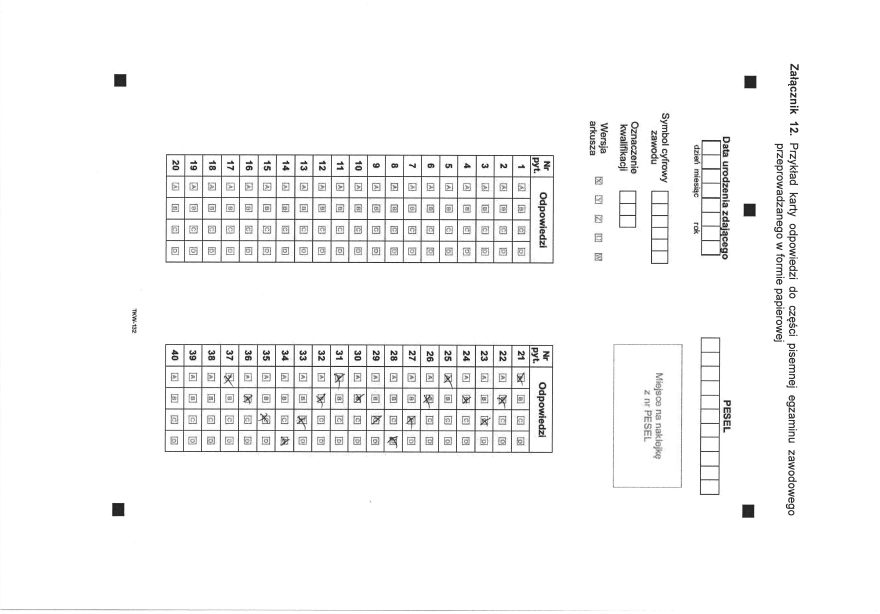
#> input picture backend/exams/image--000.jpg, 3520 x 2456 px (shown at 1/4 size)
$ python -i extractor.py   (imports and definitions only)
#> lines starting #> are read from the running program, lines starting #| are printed output that depends on the picture; after the words box and inside, x2 and y2 are one past the last pixel; in counts of white or black regions, pixels touching at a corner belong together
import typing as tp
from random import choice
from collections import defaultdict

import numpy as np
import cv2
from typing import List, Tuple

import matplotlib
# [1 line not run here, left out]
from matplotlib import pyplot as plt

from matplotlib.patches import Rectangle
import matplotlib.colors as mcolors


class Extractor:
    def __init__(self, img: np.ndarray):
        self._img_copy = img.copy()

    def process(self, *args, **kwargs):
        return self._img_copy

    # Preprocessing
    # [14 lines left out: functions to_grayscale, to_binary, to_portrait, not called in this run]

    def remove_borders(self, width: int):
        self._img_copy = self._img_copy[width: -width, width: -width]
        return self

    # [9 lines left out: functions erode, recover, not called in this run]

    def split_vertically(self, number_of_columns: int):
        width_chunk = int(self._img_copy.shape[1] / number_of_columns)
        return [self._img_copy[:, width_chunk * i: width_chunk * (i + 1)] for i in range(number_of_columns)]

    # Computer vision
    def detect_and_remove_lines(self):
        exc = Extractor(cv2.threshold(self._img_copy, 0, 255, cv2.THRESH_BINARY_INV + cv2.THRESH_OTSU)[1])
        lines = exc.detect_lines((25, 1)) + exc.detect_lines((1, 25))
        self.__remove_lines(lines)
        return self

    def __remove_lines(self, lines: tp.List[np.ndarray], color=255, width: int = 2):
        for line in lines:
            x1 = min(line, key=lambda x: x[0])[0] - width
            y1 = min(line, key=lambda x: x[1])[1] - width
            x2 = max(line, key=lambda x: x[0])[0] + width
            y2 = max(line, key=lambda x: x[1])[1] + width
            cv2.rectangle(self._img_copy, (x1, y1), (x2, y2), color, -1)
        return self

    # [49 lines left out: functions detect_rectangles, detect_contours, __group_by_size, calculate_rectangle, not called in this run]

    def detect_lines(self, kernel_size: Tuple[int, int]):
        kernel = cv2.getStructuringElement(cv2.MORPH_RECT, kernel_size)
        detect = cv2.morphologyEx(self._img_copy, cv2.MORPH_OPEN, kernel, iterations=2)
        contours = cv2.findContours(detect, cv2.RETR_EXTERNAL, cv2.CHAIN_APPROX_SIMPLE)
        contours: np.ndarray = contours[0] if len(contours) == 2 else contours[1]
        lines = []
        for contour in contours:
            contour = contour.reshape((contour.shape[0], 2))
            if kernel_size[0] > kernel_size[1]:  # Detect horizontal lines
                y_mean = int(contour.mean(axis=0)[1])
                lines.append(
                    np.array(
                        [[contour.min(axis=0)[0], y_mean], [contour.max(axis=0)[0], y_mean]]
                    )
                )
            else:  # Detect vertical lines
                x_mean = int(contour.mean(axis=0)[0])
                lines.append(
                    np.array(
                        [[x_mean, contour.min(axis=0)[1]], [x_mean, contour.max(axis=0)[1]]]
                    )
                )
        return lines

    # Visualization
    # [11 lines left out: function vis, not called in this run]

>>> import cv2
>>> picture = cv2.imread('../../../backend/exams/image--000.jpg', cv2.IMREAD_GRAYSCALE)
#> picture is the input picture: shape (2456, 3520); min 10, max 255, mean 247
>>> result = Extractor(picture).detect_and_remove_lines()
#> in __init__ (call 2), `self._img_copy = img.copy()`:
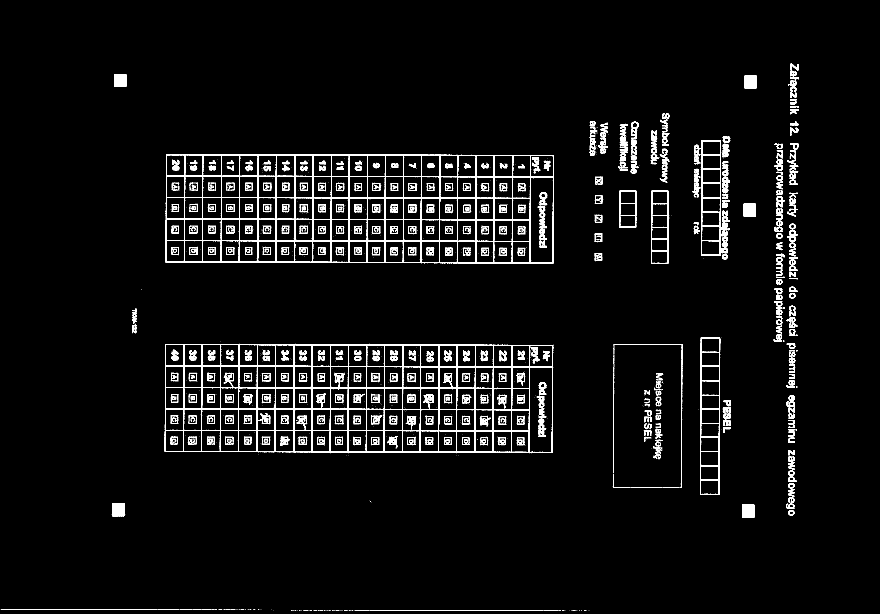
#> self._img_copy: shape (2456, 3520) (shown at 1/4 size); 3.6% white; 3387 white regions (2547 under 20 px), largest, box (x1, y1, x2, y2) and area: (659, 1376, 2213, 1811) 63741, (662, 617, 2216, 1054) 62425, (2804, 560, 2919, 1023) 7445
#> in detect_lines, `detect = cv2.morphologyEx(self._img_copy, cv2.MORPH_OPEN, kernel, iter..`:
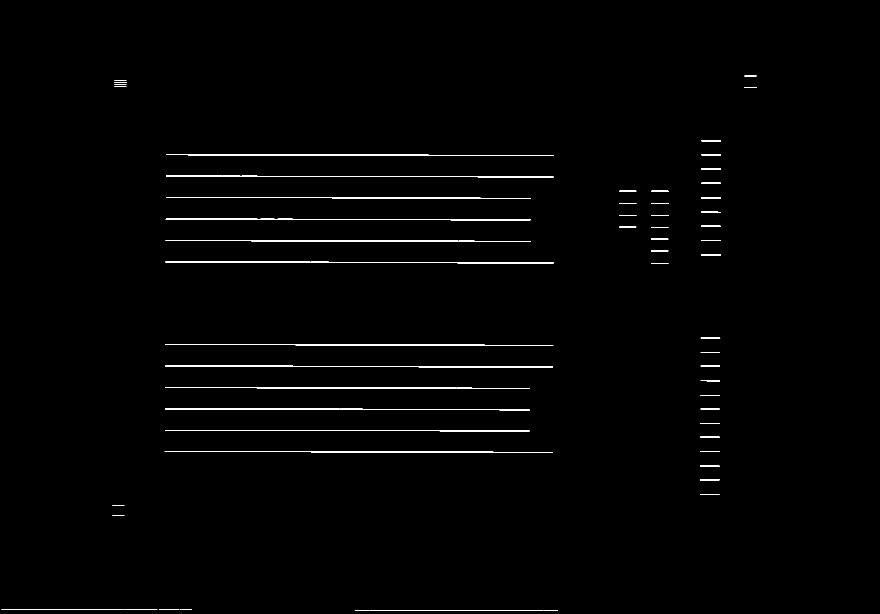
#> detect: shape (2456, 3520) (shown at 1/4 size); 0.76% white; 60 white regions
#> in detect_lines, `contours = cv2.findContours(detect, cv2.RETR_EXTERNAL, cv2.CHAIN_APPRO..`: contours = 60 contours, 12 with area under 20; largest, box (x1, y1, x2, y2) and area: (661, 1463, 2212, 1470) 4208, (662, 1046, 2214, 1054) 3938, (660, 1634, 2119, 1641) 3346, (663, 875, 2123, 881) 3290, (664, 618, 2216, 624) 3165
#> the loop in detect_lines, `for contour in contours:` made 60 passes
#> (contour, y_mean) on passes 1, 3, 4, 5, 6, 8, 9, 10, 11, 12: ([[2175, 2443], [2231, 2443]], 2443), ([[1419, 2441], [1476, 2441]], 2441), ([[718, 2439], [767, 2439]], 2439), ([[636, 2439], [715, 2439]], 2439), ([[497, 2439], [629, 2439]], 2439), ([[449, 2062], [497, 2062]], 2062), ([[449, 2021], [497, 2021]], 2021), ([[2800, 1976], [2800, 1978], [2876, 1978], [2876, 1976]], 1977), ([[2800, 1918], [2800, 1920], [2877, 1920], [2877, 1918]], 1919), ([[2800, 1863], [2800, 1865], [2877, 1865], [2877, 1863]], 1864)
#> y_mean on passes 2, 7, 14, 16, 17, 19: 2442, 2438, 1807, 1721, 1693, 1636
#> after the loop in detect_lines, `for contour in contours:`: lines = 60 items, first 6: [[2175, 2443], [2231, 2443]], [[1478, 2442], [2173, 2442]], [[1419, 2441], [1476, 2441]], [[718, 2439], [767, 2439]], [[636, 2439], [715, 2439]], [[497, 2439], [629, 2439]]
#> call 2 of detect_lines, with kernel_size = (1, 25)
#> in detect_lines (call 2), `kernel = cv2.getStructuringElement(cv2.MORPH_RECT, kernel_size)`: kernel = 25 values from 1 to 1
#> in detect_lines (call 2), `detect = cv2.morphologyEx(self._img_copy, cv2.MORPH_OPEN, kernel, iter..`:
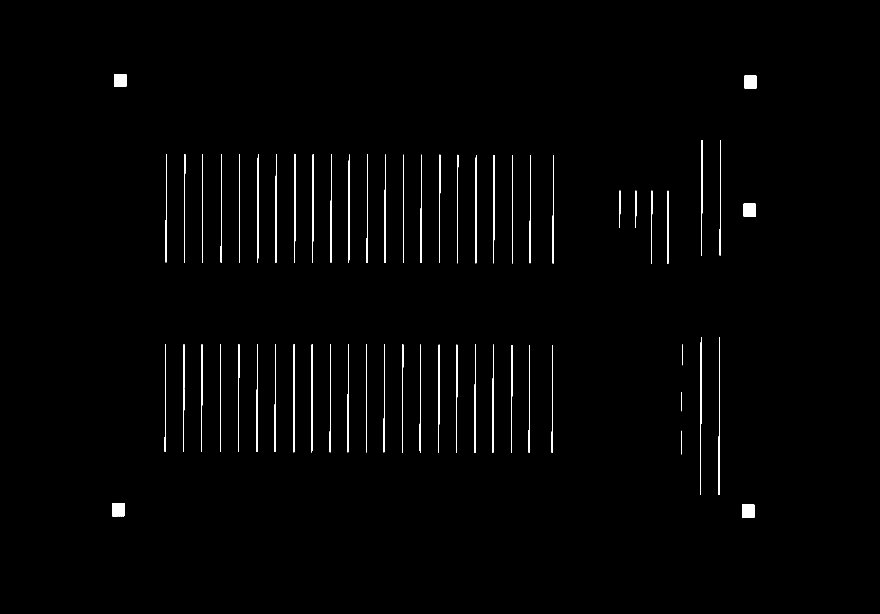
#> detect: shape (2456, 3520) (shown at 1/4 size); 0.9% white; 60 white regions
#> in detect_lines (call 2), `contours = cv2.findContours(detect, cv2.RETR_EXTERNAL, cv2.CHAIN_APPRO..`: contours = 60 contours, 3 with area under 20; largest, box (x1, y1, x2, y2) and area: (449, 2012, 497, 2065) 2440, (2970, 2018, 3017, 2071) 2388, (2975, 815, 3022, 866) 2276, (457, 296, 505, 347) 2276, (2978, 303, 3025, 354) 2256
#> the loop in detect_lines (call 2), `for contour in contours:` made 60 passes
#> (contour, x_mean) on passes 3, 4, 18: ([[2726, 1723], [2726, 1817]], 2726), ([[2727, 1568], [2727, 1644]], 2727), ([[2728, 1377], [2728, 1460]], 2728)
#> x_mean on passes 1, 2, 5, 6, 7, 8: 2996, 480, 2209, 2117, 2046, 1972
#> after the loop in detect_lines (call 2), `for contour in contours:`: lines = 60 items, first 6: [[2996, 2018], [2996, 2070]], [[480, 2012], [480, 2064]], [[2726, 1723], [2726, 1817]], [[2727, 1568], [2727, 1644]], [[2209, 1380], [2209, 1810]], [[2117, 1380], [2117, 1810]]
#> in detect_and_remove_lines, `lines = exc.detect_lines((25, 1)) + exc.detect_lines((1, 25))`: lines = 120 items, first 6: [[2175, 2443], [2231, 2443]], [[1478, 2442], [2173, 2442]], [[1419, 2441], [1476, 2441]], [[718, 2439], [767, 2439]], [[636, 2439], [715, 2439]], [[497, 2439], [629, 2439]]
#> the loop in __remove_lines, `for line in lines:` made 120 passes
#> (line, x1, y1, x2, y2) on passes 1 to 12: ([[2175, 2443], [2231, 2443]], 2173, 2441, 2233, 2445), ([[1478, 2442], [2173, 2442]], 1476, 2440, 2175, 2444), ([[1419, 2441], [1476, 2441]], 1417, 2439, 1478, 2443), ([[718, 2439], [767, 2439]], 716, 2437, 769, 2441), ([[636, 2439], [715, 2439]], 634, 2437, 717, 2441), ([[497, 2439], [629, 2439]], 495, 2437, 631, 2441), ([[5, 2438], [494, 2438]], 3, 2436, 496, 2440), ([[449, 2062], [497, 2062]], 447, 2060, 499, 2064), ([[449, 2021], [497, 2021]], 447, 2019, 499, 2023), ([[2800, 1977], [2876, 1977]], 2798, 1975, 2878, 1979), ([[2800, 1919], [2877, 1919]], 2798, 1917, 2879, 1921), ([[2800, 1864], [2877, 1864]], 2798, 1862, 2879, 1866)
#> after the loop in __remove_lines, `for line in lines:`:
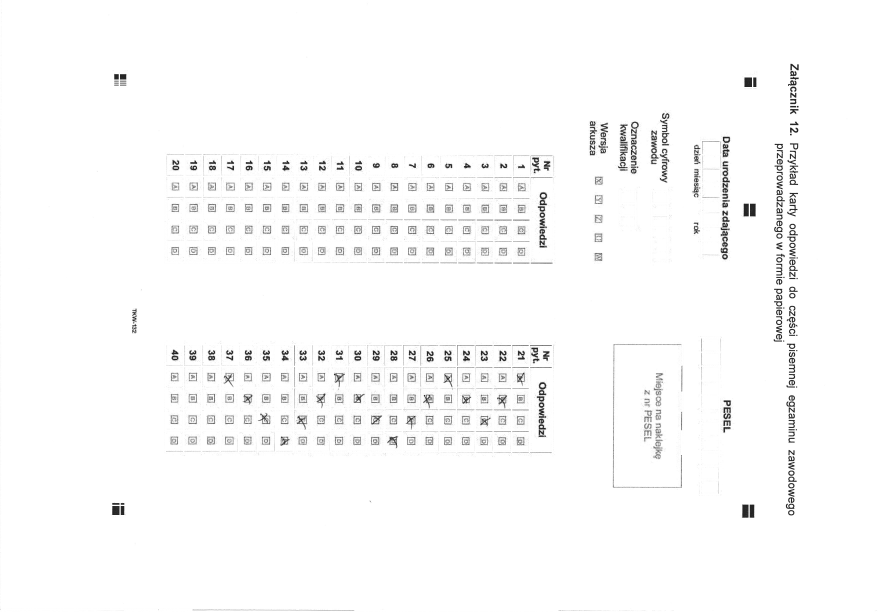
#> self._img_copy: shape (2456, 3520) (shown at 1/4 size); min 10, max 255, mean 250.4
